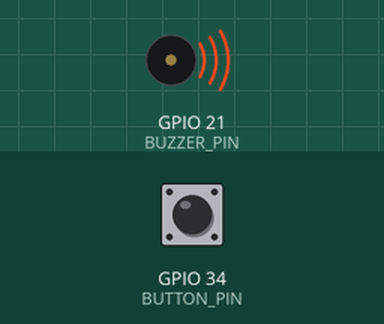
This sketch was run on a simulated ESP32. Parts: buzzer (waves = sounding). The test bench sets the inputs (shaded band); at power-on: GPIO 34 (BUTTON_PIN) HIGH.

Above: at 0.1 s.
Timing chart, 0 to 39.5 s (numbered marks = the images above):
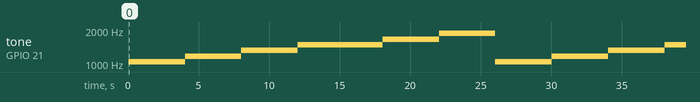

Measured:
- by itself, tone on GPIO 21 (BUZZER_PIN): plays 1048 Hz for 4.0 s, 1176 Hz for 4.0 s, 1319 Hz for 4.0 s, 1484 Hz for 6.0 s, 1661 Hz for 4.0 s, 1866 Hz for 4.0 s … (10 notes in this stretch)

The sketch:

Buzzer_Music.ino
```cpp
#define BUZZER_PIN 21
#define BUTTON_PIN 34
hw_timer_t *timer = NULL;
volatile int noteIndex = 0;
volatile int speedIndex = 0;
bool state = false;
// โน้ตเพลง Twinkle Twinkle Little Star
const int notes[] = { 1047, 1109, 1175,1245,1319,1397,1480,1568,1661,1760,1865,1976};
//ระยะห่างโน๊ต
const int noteDurations[] = {500, 500, 500, 500, 500, 500, 1000,
                   500, 500, 500, 500, 500, 500, 1000};
//ปรับความเร็ว
const float speedLevels[] = {4.0, 2.0, 1.0, 0.5, 0.25};
unsigned long lastPressTime = 0;

void IRAM_ATTR toggleBuzzer() {
    state = !state;
    digitalWrite(BUZZER_PIN, state);
}
void IRAM_ATTR changeSpeed() {
    unsigned long currentTime = millis();
    if (currentTime - lastPressTime > 1000) {
        speedIndex = (speedIndex + 1) % 5;
        lastPressTime = currentTime;
    }
}
void setup() {
    pinMode(BUZZER_PIN, OUTPUT);
    pinMode(BUTTON_PIN, INPUT);
    attachInterrupt(digitalPinToInterrupt(BUTTON_PIN), changeSpeed, FALLING);
    // ตั้งค่าTimer
    timer = timerBegin(1000000);
    timerAttachInterrupt(timer, &toggleBuzzer);
    timerAlarm(timer, (1000000 / (2 * notes[noteIndex])), true , 0);
}
void loop() {
    static unsigned long lastNoteChange = 0;
    unsigned long noteDuration = noteDurations[noteIndex] * speedLevels[speedIndex];
    if (millis() - lastNoteChange >= noteDuration) {
        lastNoteChange = millis();
        noteIndex++;
        if (noteIndex >= sizeof(notes) / sizeof(notes[0])) {
            noteIndex = 0;
        }
        timerAlarm(timer, (1000000 / (2 * notes[noteIndex])), true , 0);
    }
}
```
